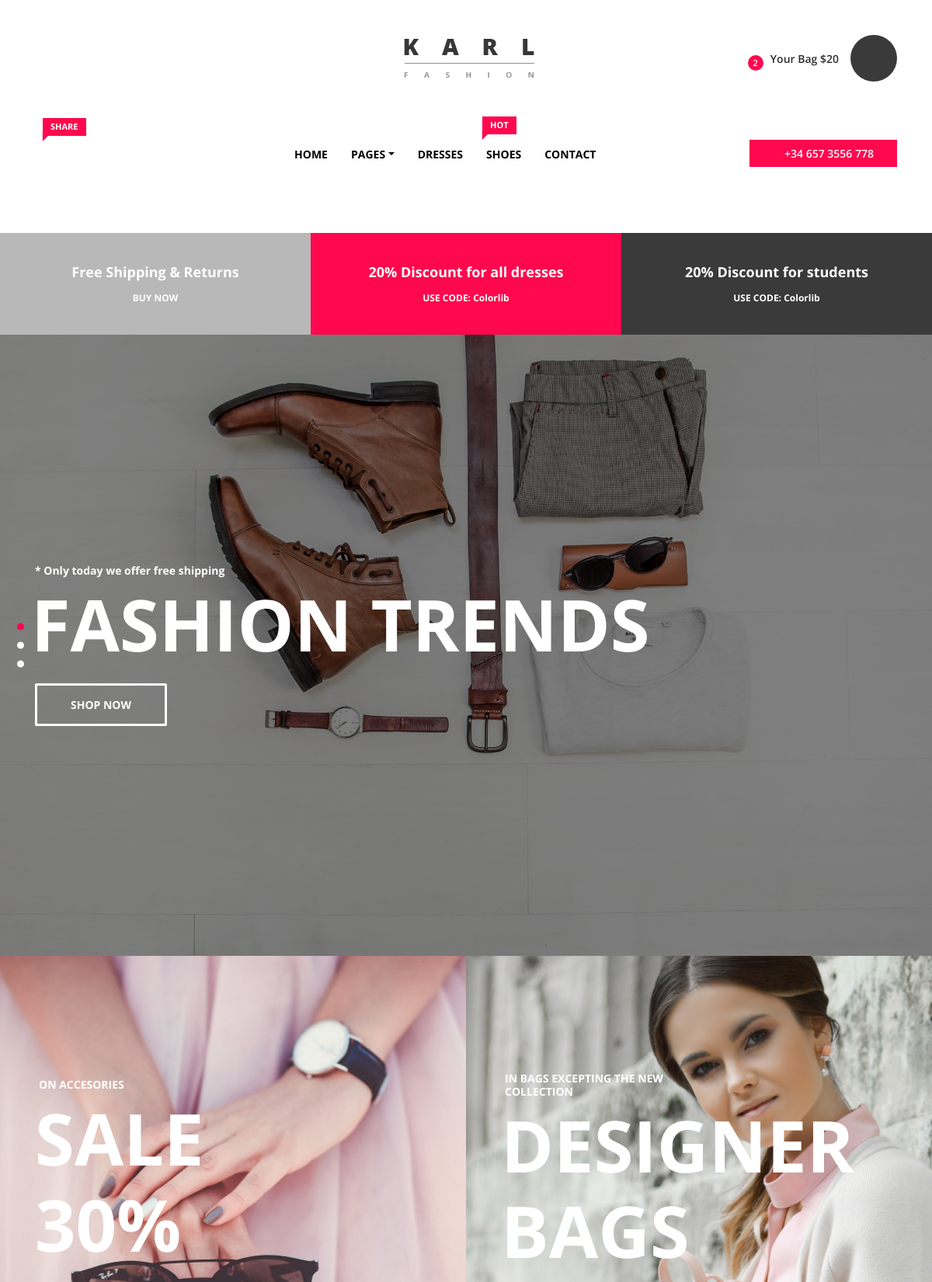
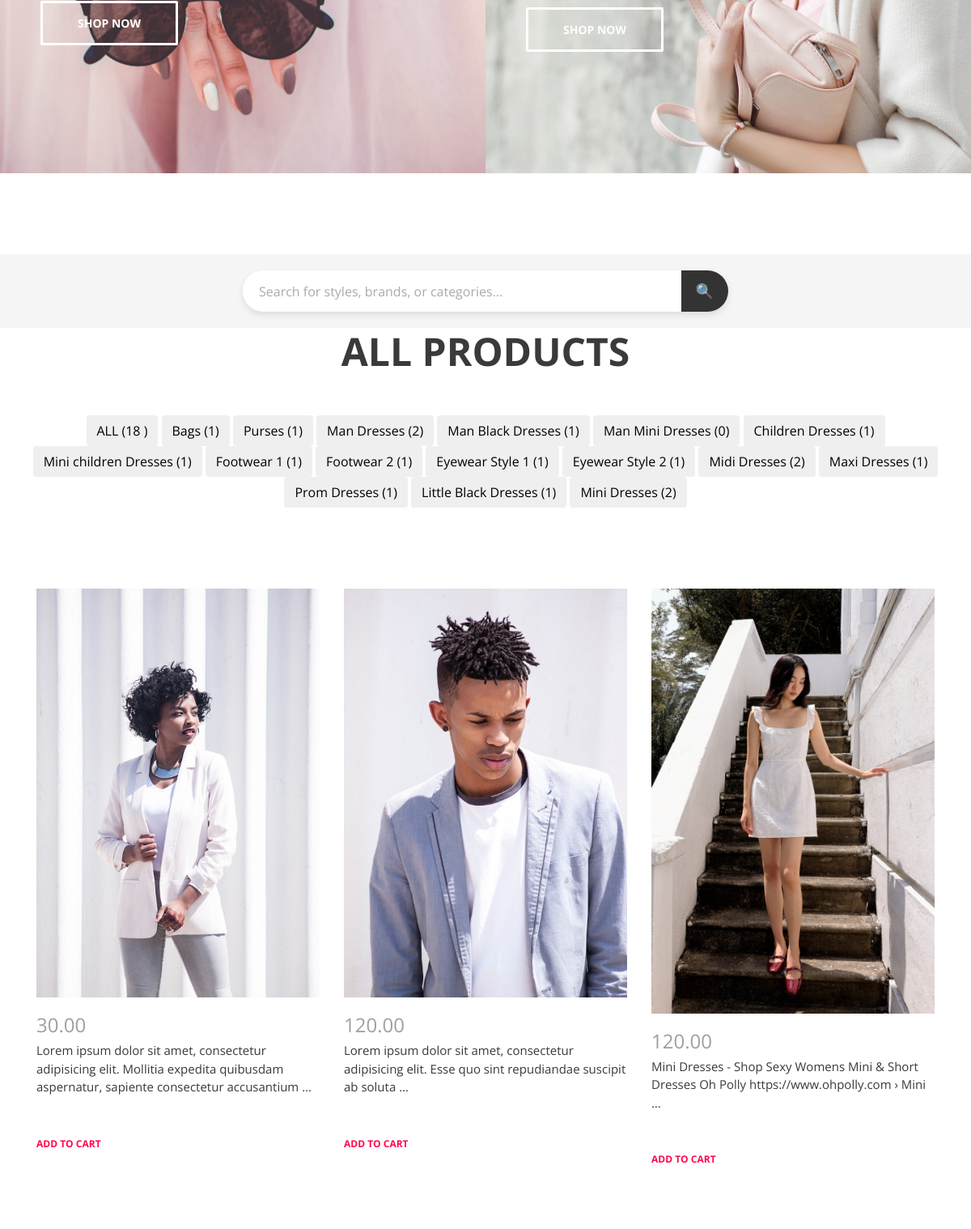
The page / (upper part) on the database its author committed (2 pictures, top to bottom).
### home/models.py (models this page shows, shortened)
class Category(models.Model):
    name = models.CharField(max_length=100, verbose_name='nomi')
    slug = models.SlugField(max_length=100, unique=True)
    photo = models.ImageField(upload_to='Category-photos/', null=True, blank=True)
    parent = models.ForeignKey('self', on_delete=models.PROTECT, null=True, blank=True, verbose_name='sub-category')
    class Meta:
        verbose_name = 'Toifa'
        verbose_name_plural = 'Toifalar'

class Product(models.Model):
    category = models.ForeignKey(Category, on_delete=models.CASCADE)
    name = models.CharField(max_length=100, verbose_name='nomi')
    price = models.DecimalField(max_digits=10, decimal_places=2, verbose_name='narxi')
    is_available = models.BooleanField(verbose_name='bormi')
    size = models.PositiveIntegerField(verbose_name='olchami')
    description = models.TextField(verbose_name='xaqida')
    card_details = models.TextField(verbose_name='card-details')
    shipping = models.TextField(verbose_name='shipping')
    def get_image(self):
        first_image = self.image_set.first()
        return first_image.image.url if first_image else None
    class Meta:
        verbose_name = 'Maxsulot'
        verbose_name_plural = 'Maxsulotlar'

class Image(models.Model):
    image = models.ImageField(upload_to='Product-images/', verbose_name='Rasmi')
    product = models.ForeignKey(Product, on_delete=models.CASCADE, verbose_name='Mahsulot')
    class Meta:
        verbose_name = 'Rasm'
        verbose_name_plural = 'Rasmlar'

### home/views.py (the view, shortened to what this page needs)
# urls.py: path('', homepage , name='homepage'),
def homepage(request):
    categories = Category.objects.all()[6:22].annotate(product_count=Count('product'))
    products = Product.objects.all()
    reviews = Review.objects.all()
    total = Product.objects.count()
    context = {
        'products': products,
        'categories': categories,
        'reviews': reviews,
        'total': total
    }
    return render(request, 'index.html', context)

### templates/index.html (shortened to what this page needs)
{% extends 'base.html' %}
{% load static %}
{% block content %}
<section class="welcome_area">
    <div class="welcome_slides owl-carousel">
        <div class="single_slide height-800 bg-img background-overlay"
             style="background-image: url({% static 'img/bg-img/bg-1.jpg' %});">
            <div class="container h-100">
                <div class="row h-100 align-items-center">
                    <div class="col-12">
                        <div class="welcome_slide_text">
                            <h6 data-animation="bounceInDown" data-delay="0" data-duration="500ms">* Only today we offer
                                free shipping</h6>
                            <h2 data-animation="fadeInUp" data-delay="500ms" data-duration="500ms">Fashion Trends</h2>
                            <a href="#" class="btn karl-btn" data-animation="fadeInUp" data-delay="1s"
                               data-duration="500ms">Shop Now</a>
                        </div>
                    </div>
                </div>
            </div>
        </div>
    </div>
</section>
<section class="top_catagory_area d-md-flex clearfix">
    <div class="single_catagory_area d-flex align-items-center bg-img"
         style="background-image: url({% static 'img/bg-img/bg-2.jpg' %});">
        <div class="catagory-content">
            <h6>On Accesories</h6>
            <h2>Sale 30%</h2>
            <a href="#" class="btn karl-btn">SHOP NOW</a>
        </div>
    </div>
    <div class="single_catagory_area d-flex align-items-center bg-img"
         style="background-image: url({% static 'img/bg-img/bg-3.jpg' %});">
        <div class="catagory-content">
            <h6>in Bags excepting the new collection</h6>
            <h2>Designer bags</h2>
            <a href="#" class="btn karl-btn">SHOP NOW</a>
        </div>
    </div>
</section>
<section class="new_arrivals_area section_padding_100_0 clearfix">
    <div class="search-container">
        <form action="/search" method="get">
            <input type="text" name="query" class="search-input"
                   placeholder="Search for styles, brands, or categories...">
            <button type="submit" class="search-button">
                <span class="search-icon">🔍</span>
            </button>
        </form>
    </div>
    <div class="container">
        <div class="row">
            <div class="col-12">
                <div class="section_heading text-center">
                    {% if query %}
                    <h2>Search Results for "{{ query }}"</h2>
                    {% else %}
                    <h2>ALL PRODUCTS</h2>
                    {% endif %}
                </div>
            </div>
        </div>
    </div>
    <div class="karl-projects-menu mb-100">
        <div class="text-center portfolio-menu">
            <a href="{% url 'homepage' %}">
                <button class="btn active">ALL ({{ total}} )</button>
            </a>
            {% for category in categories %}
            <a href="{% url 'category' category.id %}">
                <button class="btn">{{ category.name }} ({{ category.product_count }})</button>
            </a>
            {% endfor %}
        </div>
    </div>
    <div class="container">
        <div class="row karl-new-arrivals">
            {% for product in products %}
            <div class="col-12 col-sm-6 col-md-4 single_gallery_item women wow fadeInUpBig" data-wow-delay="0.2s">
                <div class="product-img">
                    <img src="{{ product.get_image }}" alt="">
                </div>
                <div class="product-description">
                    <h4 class="product-price">{{ product.price }}</h4>
                    <p>{{ product.description|truncatewords:15 }}</p>
                    <a href="{% url 'detail' product.id %}" class="add-to-cart-btn">ADD TO CART</a>
                </div>
            </div>
            {% endfor %}
        </div>
    </div>
</section>
{% endblock content %}

### static/css/core-style.css (style rules this page uses)
* { margin: 0; padding: 0; }
body { font-family: 'Open Sans', sans-serif; font-weight: 400; overflow-x: hidden; }
h1, h2, h3, h4, h5, h6 { color: #3a3a3a; line-height: 1.2; font-family: 'Open Sans', sans-serif; font-weight: 700; }
p { color: #3a3a3a; font-size: 1em; line-height: 1.5; font-family: 'Open Sans', sans-serif; font-weight: 400; }
img { height: auto; max-width: 100%; }
.background-overlay, .background-overlay-white { position: relative; z-index: 2; background-position: center center; background-size: cover; }
.background-overlay:before, .background-overlay-white:before { position: absolute; z-index: -1; top: 0; left: 0; width: 100%; height: 100%; content: ""; }
.background-overlay:before { background-color: rgba(0, 0, 0, 0.5); }
.mb-100 { margin-bottom: 100px; }
.bg-img { background-position: center center; background-size: cover; background-repeat: no-repeat; }
.height-800 { height: 800px !important; }
.section_padding_100_0 { padding: 100px 0 0; }
.section_heading { margin-bottom: 50px; position: relative; z-index: 1; }
.section_heading h2 { font-size: 48px; margin-bottom: 0; text-transform: uppercase; }
.karl-btn { display: inline-block; min-width: 170px; height: 55px; color: #fff; border: 3px solid #fff; border-radius: 2px; padding: 0 30px; text-transform: uppercase; font-size: 14px; font-weight: 700; line-height: 49px; }
.single_slide { background-position: center top; background-size: cover; position: relative; z-index: 1; }
.welcome_slide_text { position: relative; z-index: 1; }
.welcome_slide_text > h2, .single_catagory_area h2 { font-size: 92px; letter-spacing: 0; margin-left: -5px; text-transform: uppercase; color: #fff; margin-bottom: 20px; }
.welcome_slide_text h6, .single_catagory_area h6 { color: #fff; font-size: 14px; margin-bottom: 5px; }
.single_catagory_area { padding: 150px 50px; width: 50%; -webkit-box-flex: 0; -ms-flex: 0 0 50%; flex: 0 0 50%; -webkit-transition-duration: 500ms; transition-duration: 500ms; position: relative; z-index: 1; }
.single_catagory_area:after { content: ""; width: 100%; height: 100%; background-color: #ff084e; position: absolute; top: 0; left: 0; z-index: -8; opacity: 0; -ms-filter: "progid:DXImageTransform.Microsoft.Alpha(Opacity=0)"; -webkit-transition-duration: 500ms; transition-duration: 500ms; }
.single_catagory_area h6 { text-transform: uppercase; }
.catagory-content { width: 55%; }
.single_gallery_item { margin-bottom: 100px; overflow: hidden }
.product-img { position: relative; z-index: 1; overflow: hidden }
.product-img > img { width: 100%; -webkit-transition-duration: 500ms; transition-duration: 500ms; }
.product-description { margin-top: 20px; }
.product-description h4 { font-weight: 400; color: #9f9f9f; margin-bottom: 5px; display: block; }
.product-description p { font-size: 15px; margin: 0; }
.product-description .add-to-cart-btn { margin-top: 50px; font-size: 12px; font-weight: 700; color: #ff084e; display: block; }

### templates/index.html (style rules this page uses)
* { margin: 0; padding: 0; box-sizing: border-box; }
.search-container { display: flex; justify-content: center; padding: 20px; background-color: #f5f5f5; }
.search-container form { display: flex; align-items: center; width: 100%; max-width: 600px; background-color: #fff; border-radius: 30px; overflow: hidden; box-shadow: 0 4px 8px rgba(0, 0, 0, 0.1); }
.search-input { flex: 1; padding: 12px 20px; font-size: 16px; border: none; outline: none; color: #333; }
.search-input::placeholder { color: #aaa; }
.search-button { padding: 12px 18px; background-color: #333; border: none; color: #fff; font-size: 18px; cursor: pointer; transition: background-color 0.3s ease; }
.search-icon { font-size: 18px; }

### rows shown on the page
Category: name "Bags", product_count "1"
Category: name "Purses", product_count "1"
Category: name "Man Dresses", product_count "2"
Category: name "Man Black Dresses", product_count "1"
Category: name "Man Mini Dresses", product_count "0"
Category: name "Children Dresses", product_count "1"
Category: name "Mini children Dresses", product_count "1"
Category: name "Footwear 1", product_count "1"
Category: name "Footwear 2", product_count "1"
Category: name "Eyewear Style 1", product_count "1"
Category: name "Eyewear Style 2", product_count "1"
Category: name "Midi Dresses", product_count "2"
Category: name "Maxi Dresses", product_count "1"
Category: name "Prom Dresses", product_count "1"
Category: name "Little Black Dresses", product_count "1"
Category: name "Mini Dresses", product_count "2"
Product: get_image (picture), price "30.00", description "Lorem ipsum dolor sit amet, consectetur adipisicing elit. Mollitia expedita quibusdam aspernatur, sapiente consectetur accusantium …"
Product: get_image (picture), price "120.00", description "Lorem ipsum dolor sit amet, consectetur adipisicing elit. Esse quo sint repudiandae suscipit ab soluta …"
Product: get_image (picture), price "120.00", description "Mini Dresses - Shop Sexy Womens Mini & Short Dresses Oh Polly https://www.ohpolly.com › Mini …"

### other values the page prints
{{ total }} "18"
